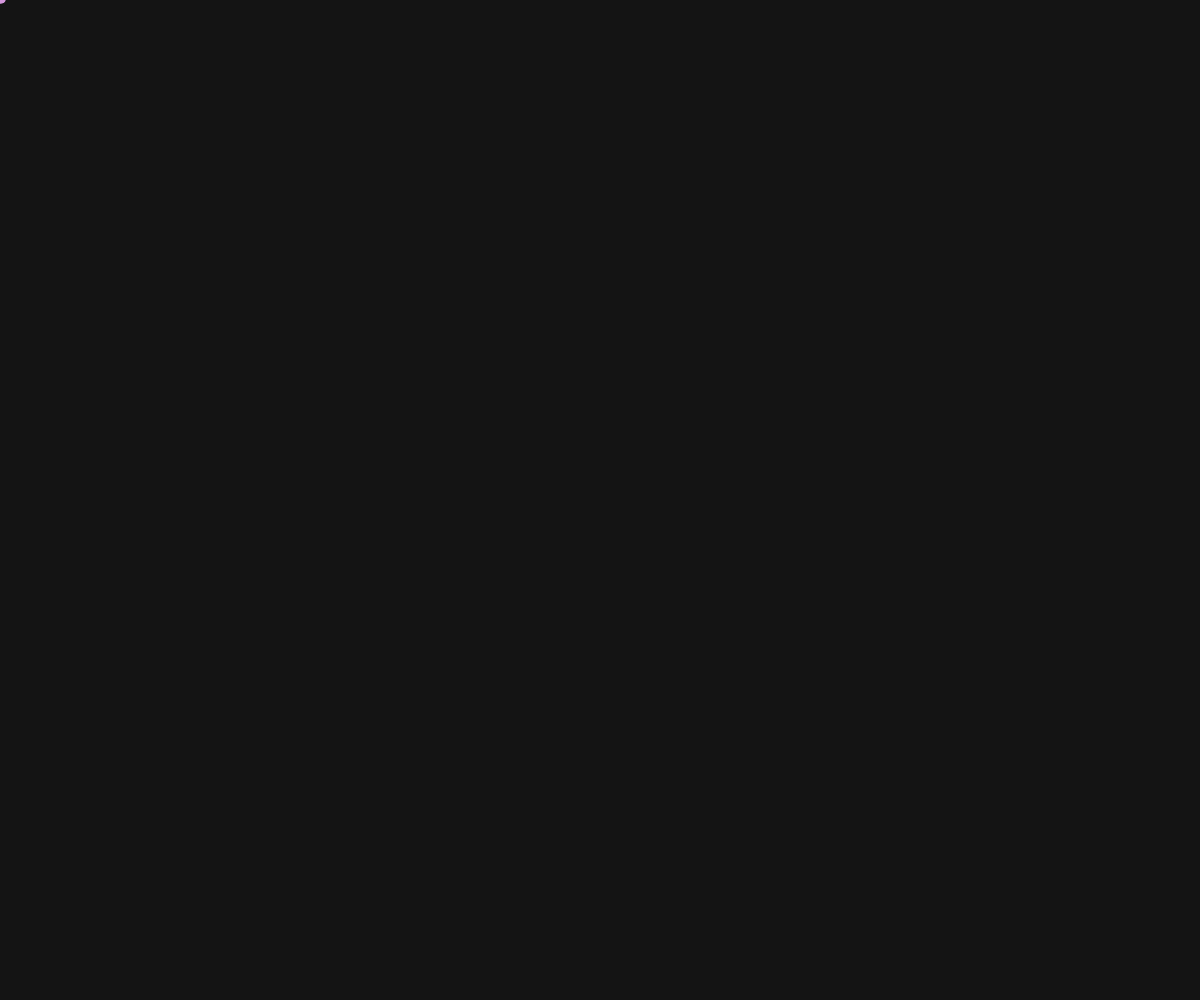
Frame 1 (no input)
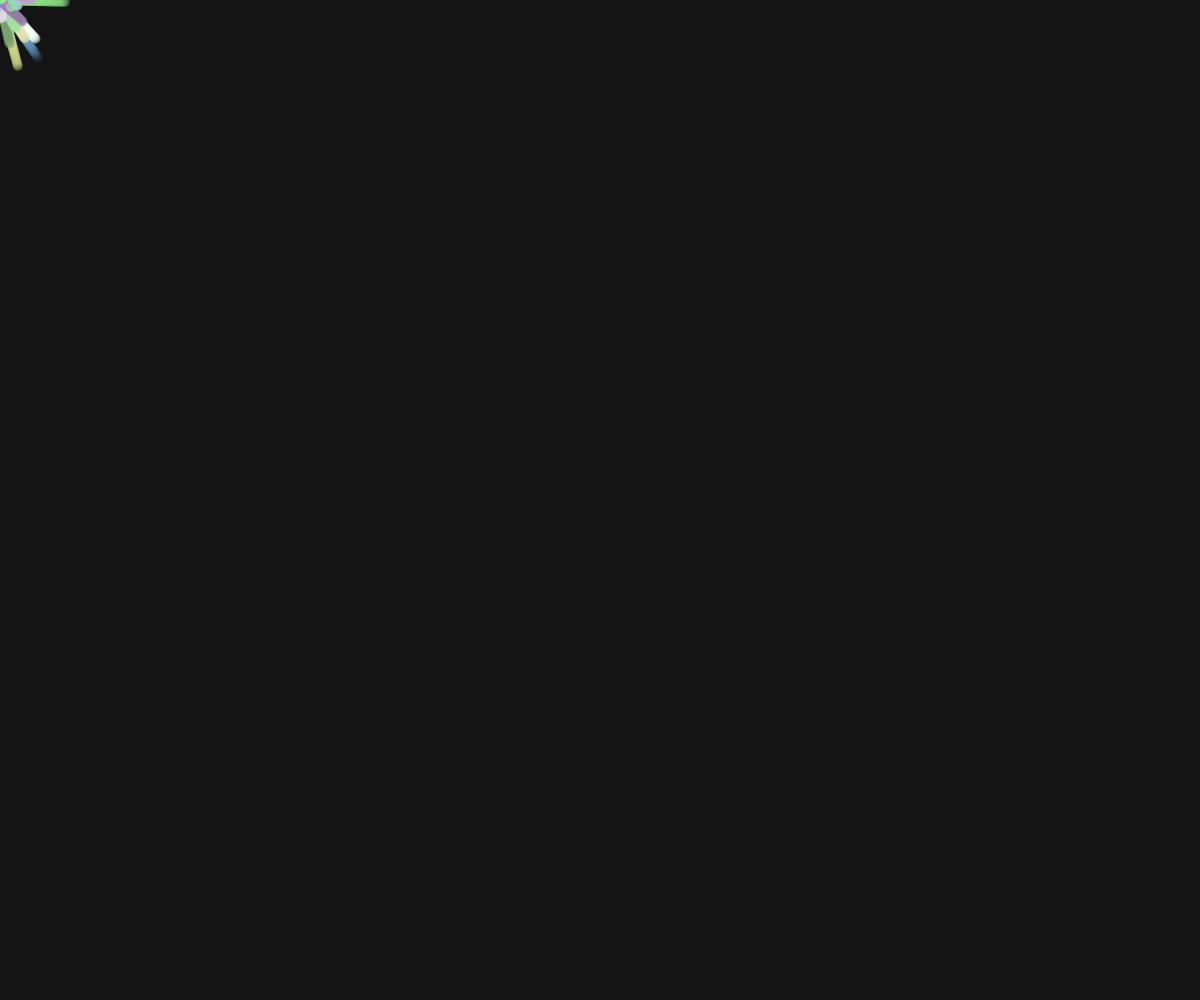
Frame 60 (no input)
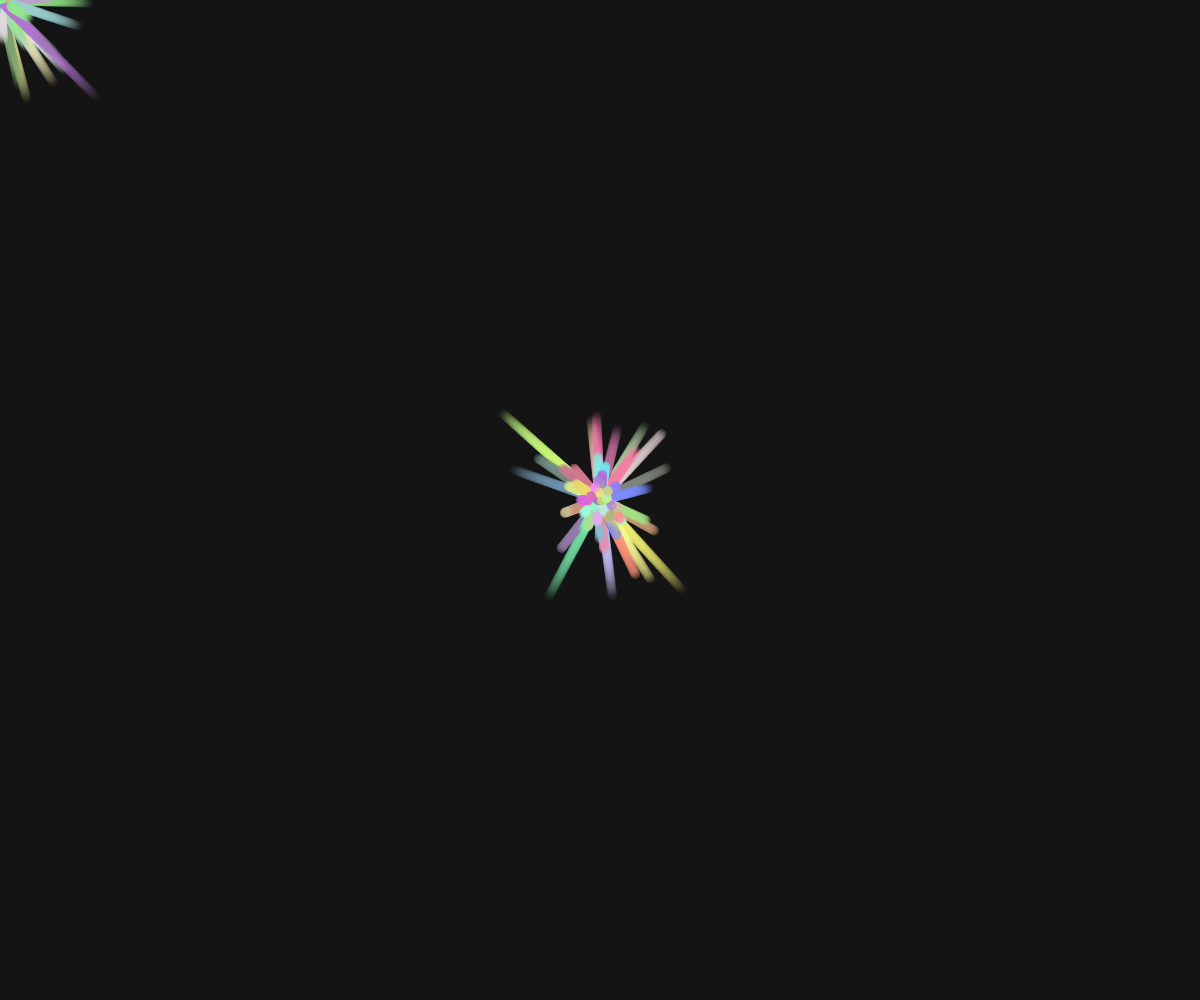
Frame 120 (the mouse pressed at the canvas centre since frame 60)

The p5.js sketch that drew these frames (run headless with seeded random() and noise() and a simulated clock; from frame 60 on, the mouse is pressed at the canvas centre):

// p5.js sketch
// ── sketch.js
let particles = [];

function setup() {
  createCanvas(windowWidth, windowHeight);
  background(20);
}

function draw() {
  // background(20, 20, 20, 25); 
  

  particles.push(new Particle(mouseX, mouseY));

  for (let i = particles.length - 1; i >= 0; i--) {
    particles[i].update();
    particles[i].show();
    if (particles[i].finished()) {
      particles.splice(i, 1);
    }
  }
}

class Particle {
  constructor(x, y) {
    this.x = x;
    this.y = y;
    this.vx = random(-2, 2);
    this.vy = random(-2, 2);
    this.alpha = 255;
    this.color = color(random(100, 255), random(100, 255), random(100, 255));
  }

  update() {
    this.x += this.vx;
    this.y += this.vy;
    this.alpha -= 5;
  }

  finished() {
    return this.alpha < 0;
  }

  show() {
    noStroke();
    fill(red(this.color), green(this.color), blue(this.color), this.alpha);
    ellipse(this.x, this.y, 10);
  }
}
